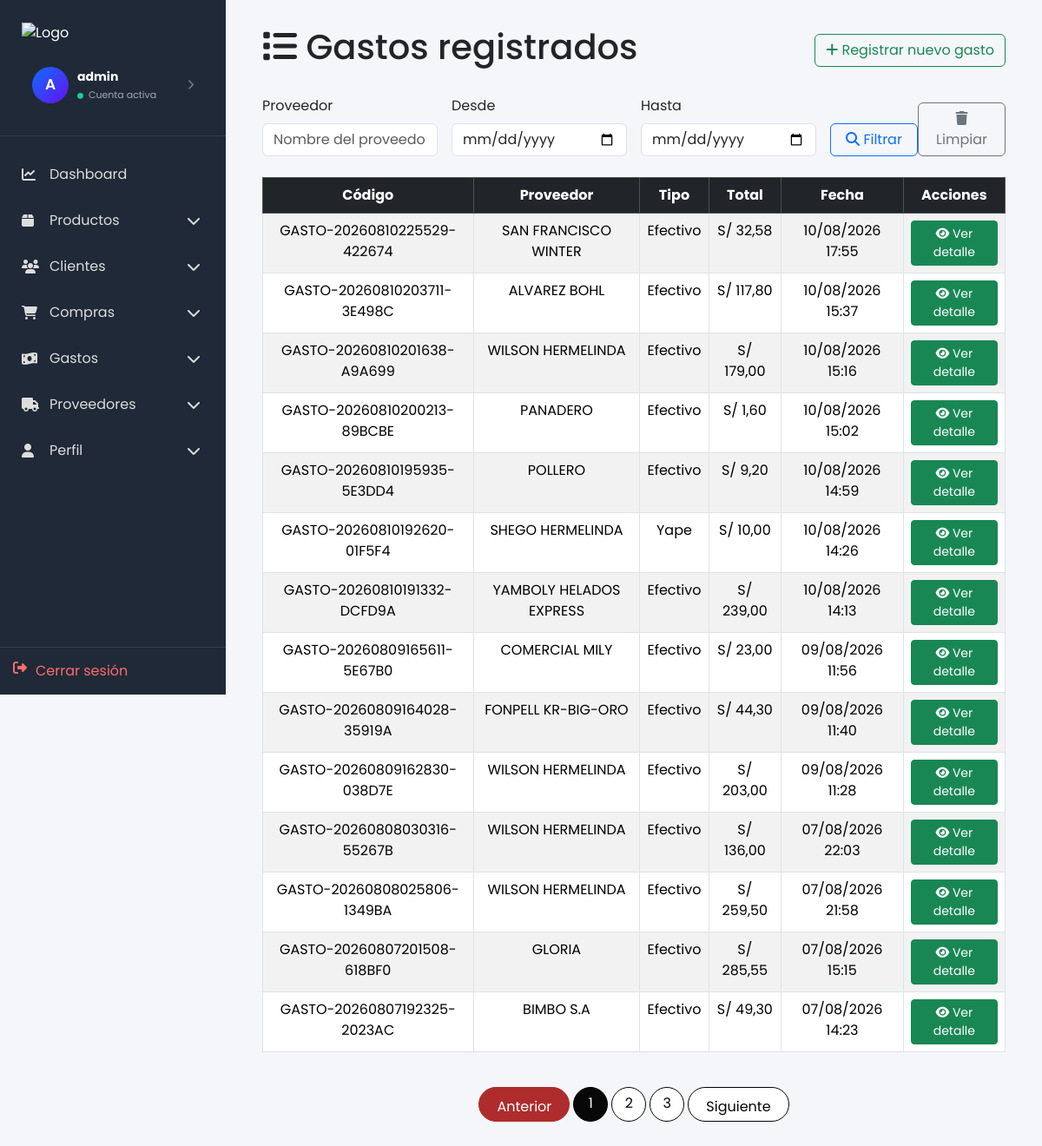
/gastos/lista-gastos/ (signed in), run on an earlier commit of the app's database.
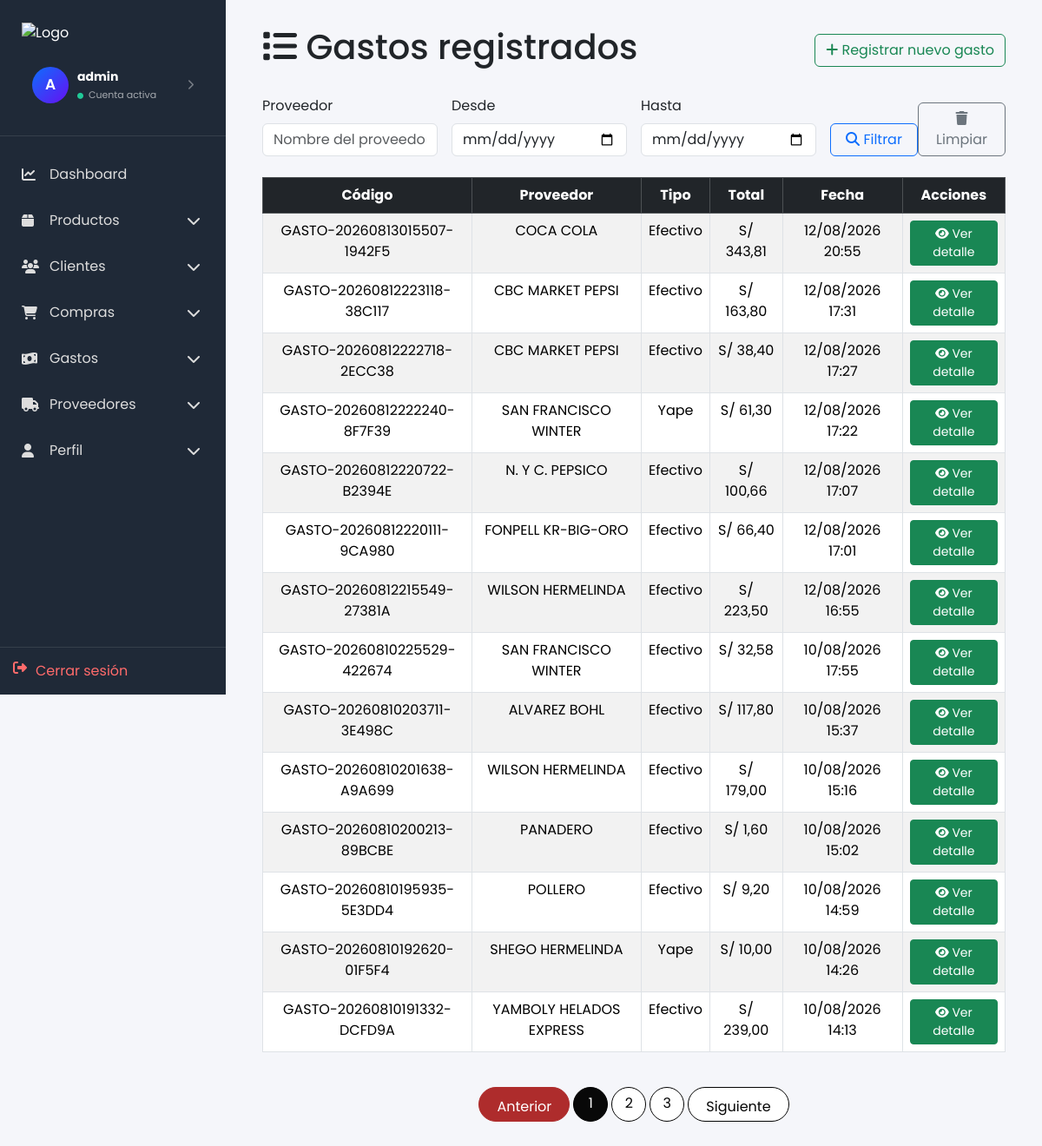
And on a later commit of the database.
### gastos/models.py (models this page shows, shortened)
class Gasto(models.Model):
    TIPO_COMPRA_CHOICES = [
        ('yape', 'Yape'),
        ('efectivo', 'Efectivo'),
        ('fiado', 'Fiado'),
    ]
    codigo = models.CharField(max_length=50, unique=True)
    proveedor = models.ForeignKey(Proveedor, on_delete=models.PROTECT)
    user = models.ForeignKey(settings.AUTH_USER_MODEL, on_delete=models.SET_NULL, null=True, blank=True)
    fecha = models.DateTimeField(auto_now_add=True)
    tipo_compra = models.CharField(max_length=20, choices=TIPO_COMPRA_CHOICES, default='efectivo')
    total = models.DecimalField(max_digits=12, decimal_places=2, default=Decimal('0.00'))
    percepcion = models.DecimalField(max_digits=12, decimal_places=2, default=Decimal('0.00'))
    descripcion = models.TextField(blank=True)
    boletas_storage = FileSystemStorage(
        location=os.path.join(settings.BASE_DIR, 'static', 'img', 'boletas'),
        base_url='/' + os.path.join(settings.STATIC_URL.strip('/'), 'img', 'boletas') + '/',
    )
    imagen = models.FileField(upload_to='', storage=boletas_storage, blank=True, null=True)

class Proveedor(models.Model):
    nombre = models.CharField(max_length=150)
    email = models.EmailField(blank=True)
    telefono = models.CharField(max_length=20, blank=True)
    direccion = models.TextField(blank=True)
    activo = models.BooleanField(default=True)
    fecha_registro = models.DateTimeField(auto_now_add=True)
    class Meta:
        ordering = ['-fecha_registro']
        verbose_name_plural = 'Proveedores'

### gastos/views.py (the view)
# urls.py: path('lista-gastos/', views.lista_gastos, name='lista_gastos'),
@login_required
def lista_gastos(request):
    gastos = Gasto.objects.select_related('proveedor').order_by('-fecha')
    proveedor = request.GET.get('proveedor')
    fecha_inicio = request.GET.get('fecha_inicio')
    fecha_fin = request.GET.get('fecha_fin')
    if proveedor:
        gastos = gastos.filter(proveedor__nombre__icontains=proveedor)
    if fecha_inicio:
        gastos = gastos.filter(fecha__date__gte=fecha_inicio)
    if fecha_fin:
        gastos = gastos.filter(fecha__date__lte=fecha_fin)
    paginator = Paginator(gastos, 14)
    page = request.GET.get('page')
    page_obj = paginator.get_page(page)
    return render(request, 'listaGastos.html', {
        'gastos': page_obj,
        'page_obj': page_obj,
        'proveedor': proveedor,
        'fecha_inicio': fecha_inicio,
        'fecha_fin': fecha_fin,
    })

### gastos/templates/listaGastos.html (shortened to what this page needs)
{% extends 'dashboard_base.html' %}
{% block content %}
<div class="container">
  <div class="d-flex justify-content-between align-items-center mb-4">
    <h1><i class="fas fa-list"></i> Gastos registrados</h1>
    <a href="{% url 'registrar_gastos' %}" class="btn btn-outline-success"><i class="fas fa-plus"></i> Registrar nuevo gasto</a>
  </div>
  <form method="get" class="row g-3 mb-4">
    <div class="col-md-3">
      <label class="form-label">Proveedor</label>
      <input type="text" name="proveedor" class="form-control" placeholder="Nombre del proveedor">
    </div>
    <div class="col-md-3">
      <label class="form-label">Desde</label>
      <input type="date" name="fecha_inicio" class="form-control" value="{{ fecha_inicio }}">
    </div>
    <div class="col-md-3">
      <label class="form-label">Hasta</label>
      <input type="date" name="fecha_fin" class="form-control" value="{{ fecha_fin }}">
    </div>
    <div class="col-md-3 d-flex align-items-end">
      <div class="col-md-6">
      <button class="btn btn-outline-primary w-100"><i class="fas fa-search"></i> Filtrar
      </button>
      </div>
      <div class="col-md-6">
      <a href="{% url 'lista_gastos' %}" class="btn btn-outline-secondary"><i class="fas fa-trash"></i> Limpiar</a>
      </div>
    </div>
  </form>
  {% if gastos %}
    <div class="table-responsive">
      <table class="table table-hover table-striped table-bordered text-center">
        <thead class="table-dark">
          <tr>
            <th>Código</th>
            <th>Proveedor</th>
            <th>Tipo</th>
            <th>Total</th>
            <th>Fecha</th>
            <th>Acciones</th>
          </tr>
        </thead>
        <tbody>
          {% for gasto in gastos %}
            <tr>
              <td>{{ gasto.codigo }}</td>
              <td>{{ gasto.proveedor.nombre }}</td>
              <td>{{ gasto.get_tipo_compra_display }}</td>
              <td>S/ {{ gasto.total }}</td>
              <td>{{ gasto.fecha|date:'d/m/Y H:i' }}</td>
              <td>
                <a href="{% url 'detalle_gasto' gasto.pk %}" class="btn btn-sm btn-success"><i class="fas fa-eye"></i> Ver detalle</a>
              </td>
            </tr>
          {% endfor %}
        </tbody>
      </table>
    </div>
  {% else %}
    <div class="alert alert-info">No hay gastos registrados aún.</div>
  {% endif %}
</div>
{% if page_obj.paginator.num_pages > 1 %}
<nav aria-label="Paginación" class="mt-4">
  <ul class="pagination justify-content-center">
    {% if page_obj.has_previous %}
      <li class="page-item">
        <a class="page-link" href="?q={{ query }}&tipo={{ tipo }}&page={{ page_obj.previous_page_number }}">Anterior</a>
      </li>
    {% else %}
      <li class="page-item disabled"><span class="page-link">Anterior</span></li>
    {% endif %}
    {% for num in page_obj.paginator.page_range %}
      {% if num == page_obj.number %}
        <li class="page-item active"><span class="page-link">{{ num }}</span></li>
      {% elif num >= page_obj.number|add:'-2' and num <= page_obj.number|add:'2' %}
        <li class="page-item"><a class="page-link" href="?q={{ query }}&tipo={{ tipo }}&page={{ num }}">{{ num }}</a></li>
      {% endif %}
    {% endfor %}
    {% if page_obj.has_next %}
      <li class="page-item">
        <a class="page-link" href="?q={{ query }}&tipo={{ tipo }}&page={{ page_obj.next_page_number }}">Siguiente</a>
      </li>
    {% else %}
      <li class="page-item disabled"><span class="page-link">Siguiente</span></li>
    {% endif %}
  </ul>
</nav>
{% endif %}
{% endblock %}

What changed in the data, as far as the page shows it:
no longer on this page (row unchanged): Gasto: codigo "GASTO-20260809165611-5E67B0", proveedor.nombre "COMERCIAL MILY", tipo_compra "Efectivo", total "23,00", fecha "09/08/2026 11:56"
no longer on this page (row unchanged): Gasto: codigo "GASTO-20260809164028-35919A", proveedor.nombre "FONPELL KR-BIG-ORO", tipo_compra "Efectivo", total "44,30", fecha "09/08/2026 11:40"
no longer on this page (row unchanged): Gasto: codigo "GASTO-20260809162830-038D7E", proveedor.nombre "WILSON HERMELINDA", tipo_compra "Efectivo", total "203,00", fecha "09/08/2026 11:28"
no longer on this page (row unchanged): Gasto: codigo "GASTO-20260808030316-55267B", proveedor.nombre "WILSON HERMELINDA", tipo_compra "Efectivo", total "136,00", fecha "07/08/2026 22:03"
no longer on this page (row unchanged): Gasto: codigo "GASTO-20260808025806-1349BA", proveedor.nombre "WILSON HERMELINDA", tipo_compra "Efectivo", total "259,50", fecha "07/08/2026 21:58"
no longer on this page (row unchanged): Gasto: codigo "GASTO-20260807201508-618BF0", proveedor.nombre "GLORIA", tipo_compra "Efectivo", total "285,55", fecha "07/08/2026 15:15"
no longer on this page (row unchanged): Gasto: codigo "GASTO-20260807192325-2023AC", proveedor.nombre "BIMBO S.A", tipo_compra "Efectivo", total "49,30", fecha "07/08/2026 14:23"
added Gasto: codigo "GASTO-20260813015507-1942F5", proveedor.nombre "COCA COLA", tipo_compra "Efectivo", total "343,81", fecha "12/08/2026 20:55"
added Gasto: codigo "GASTO-20260812223118-38C117", proveedor.nombre "CBC MARKET PEPSI", tipo_compra "Efectivo", total "163,80", fecha "12/08/2026 17:31"
added Gasto: codigo "GASTO-20260812222718-2ECC38", proveedor.nombre "CBC MARKET PEPSI", tipo_compra "Efectivo", total "38,40", fecha "12/08/2026 17:27"
added Gasto: codigo "GASTO-20260812222240-8F7F39", proveedor.nombre "SAN FRANCISCO WINTER", tipo_compra "Yape", total "61,30", fecha "12/08/2026 17:22"
added Gasto: codigo "GASTO-20260812220722-B2394E", proveedor.nombre "N. Y C. PEPSICO", tipo_compra "Efectivo", total "100,66", fecha "12/08/2026 17:07"
added Gasto: codigo "GASTO-20260812220111-9CA980", proveedor.nombre "FONPELL KR-BIG-ORO", tipo_compra "Efectivo", total "66,40", fecha "12/08/2026 17:01"
added Gasto: codigo "GASTO-20260812215549-27381A", proveedor.nombre "WILSON HERMELINDA", tipo_compra "Efectivo", total "223,50", fecha "12/08/2026 16:55"
